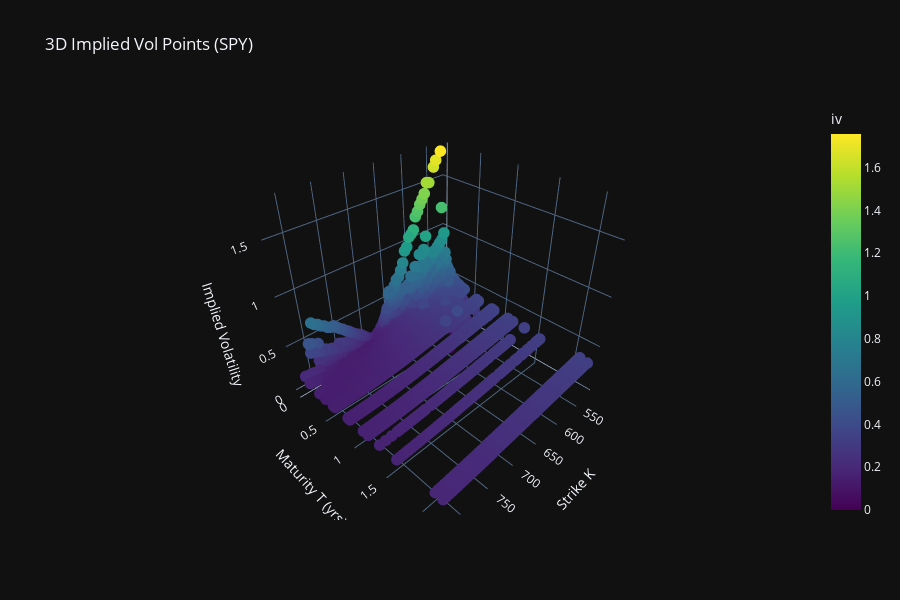

This figure's notebook cell:
### Code cell
import numpy as np
import pandas as pd
import plotly.graph_objects as go
from pathlib import Path

TICKER = "SPY"
path_candidates = Path(f"../options_{TICKER}_calls.csv")

df = pd.read_csv(path_candidates)
required = {"K", "T", "iv"}
missing = required - set(df.columns)
if missing:
    raise ValueError(f"Colonnes manquantes: {missing}")

df = df.dropna(subset=["K", "T", "iv"])
df = df[(df['K'] > 0) & (df['T'] > 0) & (df['iv'] > 0)]
if df.empty:
    raise ValueError('Aucune ligne exploitable après filtrage (K,T,iv > 0).')

fig = go.Figure(data=[
    go.Scatter3d(
        x=df['K'],
        y=df['T'],
        z=df['iv'],
        mode='markers',
        marker=dict(size=4, color=df['iv'], colorscale='Viridis', colorbar=dict(title='iv')),
        name='Market IV'
    )
])
fig.update_layout(
    title=f"3D Implied Vol Points ({TICKER})",
    scene=dict(xaxis_title='Strike K', yaxis_title='Maturity T (yrs)', zaxis_title='Implied Volatility'),
    template='plotly_dark',
    width=900,
    height=600
)
fig.show()

### Figure 1 — Plotly figure (JSON) as saved in the notebook; plotly's stock layout.template omitted (floating-point values rounded to 4 significant figures; data arrays with more than 128 entries replaced by an {"elided": "..."} marker saying what was removed)
{"data": [{"marker": {"color": {"elided": "2828 float values"}, "colorbar": {"title": {"text": "iv"}}, "colorscale": [[0, "#440154"], [0.1111, "#482878"], [0.2222, "#3e4989"], [0.3333, "#31688e"], [0.4444, "#26828e"], [0.5556, "#1f9e89"], [0.6667, "#35b779"], [0.7778, "#6ece58"], [0.8889, "#b5de2b"], [1, "#fde725"]], "size": 4}, "mode": "markers", "name": "Market IV", "type": "scatter3d", "x": {"elided": "2828 float values"}, "y": {"elided": "2828 float values"}, "z": {"elided": "2828 float values"}}], "layout": {"height": 600, "scene": {"xaxis": {"title": {"text": "Strike K"}}, "yaxis": {"title": {"text": "Maturity T (yrs)"}}, "zaxis": {"title": {"text": "Implied Volatility"}}}, "title": {"text": "3D Implied Vol Points (SPY)"}, "width": 900}}
